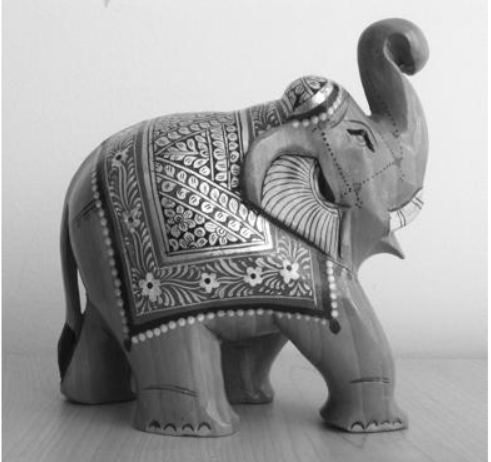
%> input picture Test Images/Eleph.png, 491 x 462 px
$ octave brisk_acc_angle.m   (GNU Octave 9; MATLAB toolbox functions it lacks are replaced by stand-ins)
%> lines starting %> are read from the running program, lines starting %| are printed output that depends on the picture; long printed decimals are rounded
clc
clear all
%Reading the Reference Scene
a=imread('eleph.png');
%> a is the input picture: size 462x491x3 uint8; min 9, max 255, mean 157.1

%converting the images to grayscale
b=rgb2gray(a);
c=imrotate(b,50);
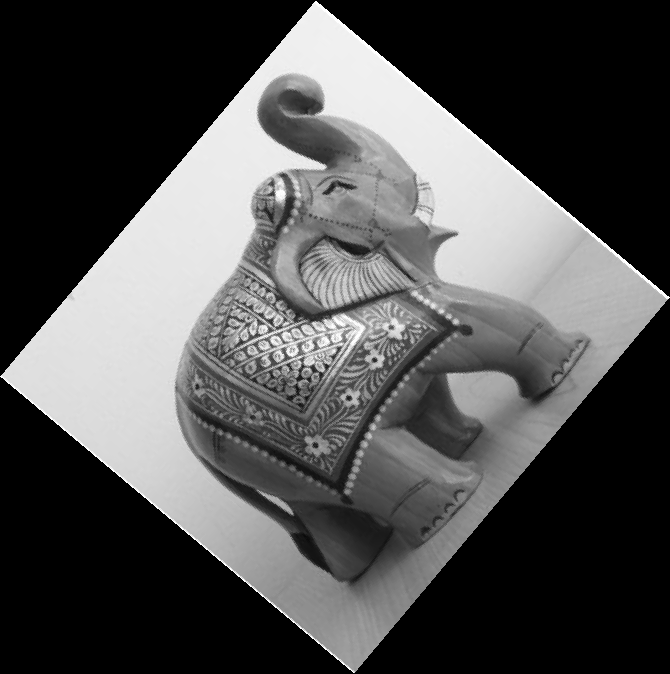
%> c: size 674x670 uint8; min 0, max 255, mean 78.9

%Detect Surf Features from both the Reference and target Image
tic
bpoints=detectBRISKFeatures(b);
%> bpoints = 758 points; strongest (x, y): (253, 277), (208, 282), (208, 282), (252, 213), (290, 269)
btpoints=detectBRISKFeatures(c);
%> btpoints = 882 points; strongest (x, y): (375, 359), (350, 398), (376, 361), (349, 397), (254, 335)
toc
%Plotting the surf features of Scene Image
figure;
imshow(b);
title('Strongest Feature Points from Input Image');
hold on;
%Selecting 300 strong features among all features from scene image
plot(selectStrongest(bpoints,size(bpoints,1)));
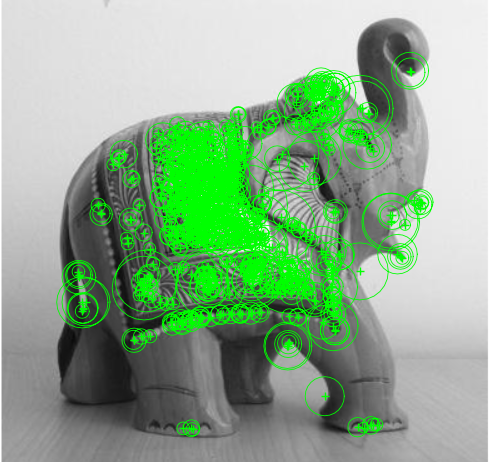
%> figure redrawn from the program's plot data; its title reads 'Strongest Feature Points from Input Image'

%Plotting the surf features of Target Image
figure;
imshow(c);
title('Strongest Feature Points from Altered Image');
hold on;
%Selecting 100 strong features among all features from Target Image
plot(selectStrongest(btpoints,size(btpoints,1)));
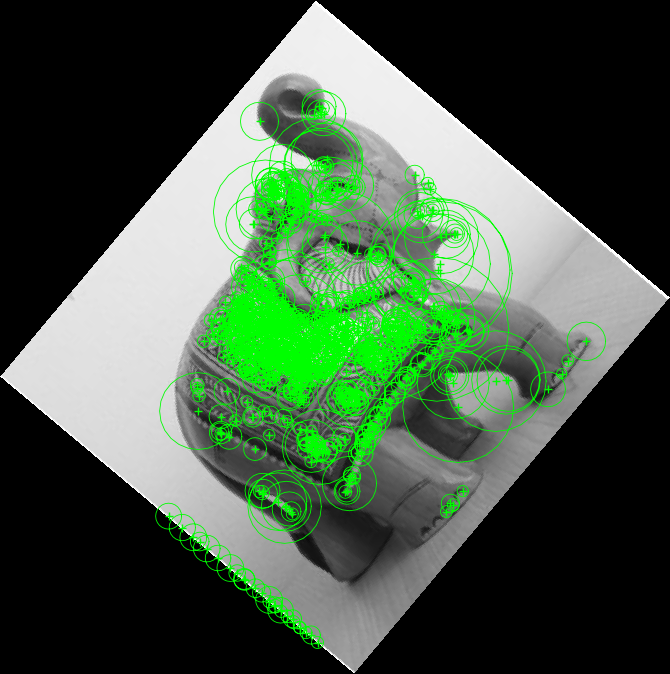
%> figure redrawn from the program's plot data; its title reads 'Strongest Feature Points from Altered Image'

%Extracting the Descriptors from both images
[btFeatures, btpoints] = extractFeatures(c, btpoints);
[bFeatures, bpoints] = extractFeatures(b, bpoints);

%Matching the features using their descriptors.
tPairs = matchFeatures(btFeatures, bFeatures);
%> tPairs = 173 rows, first 12: [4 15; 5 6; 7 199; 9 3; 13 212; 22 12; 23 17; 24 7; 28 38; 29 51; 30 64; 32 73]

%Displaying putatively matched features.
matchedAltPoints = btpoints(tPairs(:, 1), :);
%> matchedAltPoints = 173 points; strongest (x, y): (326, 321), (454, 234), (279, 195), (326, 167), (314, 367)
matchedInpPoints = bpoints(tPairs(:, 2), :);
%> matchedInpPoints = 173 points; strongest (x, y): (252, 213), (290, 269), (317, 99), (317, 99), (401, 257)
figure;

%Display multiple image frames as rectangular montage
showMatchedFeatures(c , b, matchedAltPoints, ...
    matchedInpPoints, 'montage');
title('Matched Points (Including Outliers)');
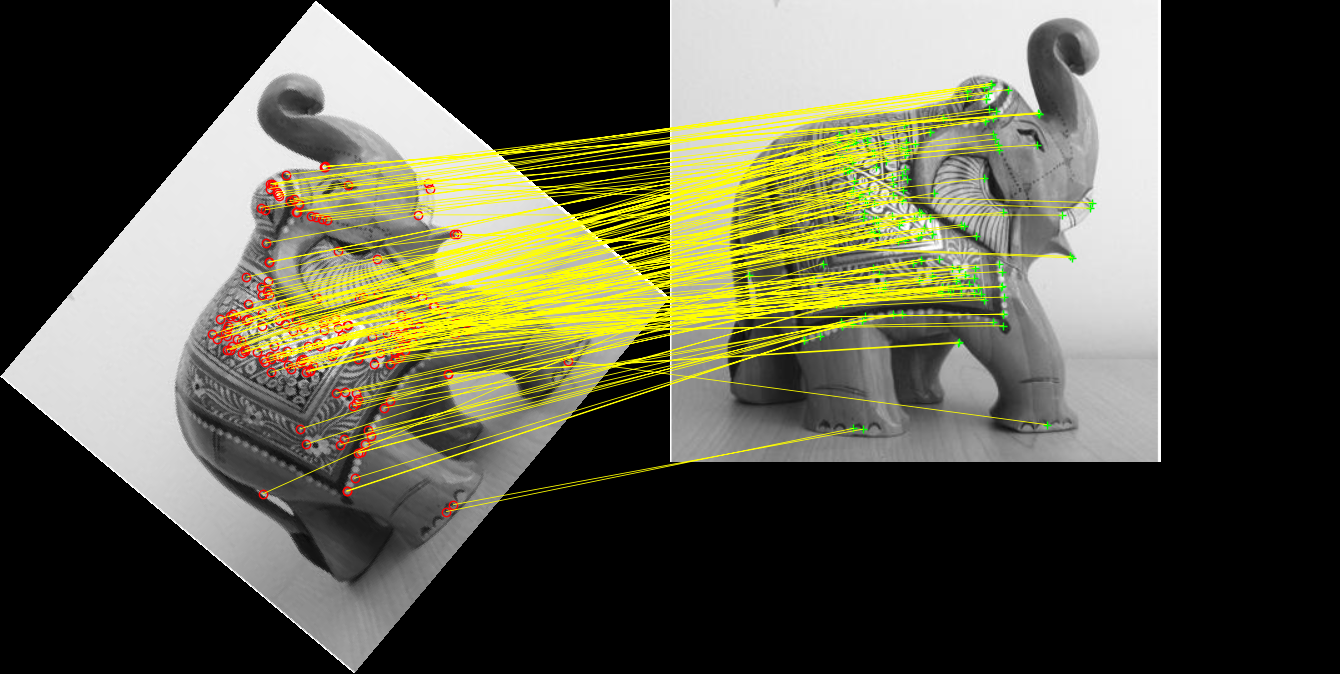
%> figure redrawn from the program's plot data; its title reads 'Matched Points (Including Outliers)'
[tform, inlierIdx] = ...
    estimateGeometricTransform2D(matchedAltPoints, matchedInpPoints,'affine');
%> tform = transform with T = [0.642 0.765 0; -0.766 0.644 0; 289 -242.4 1]; inlierIdx = 173 logical values, 155 true
inliertpoints   = matchedAltPoints(inlierIdx, :);
%> inliertpoints = 155 points; strongest (x, y): (326, 321), (326, 167), (314, 367), (342, 339), (393, 328)
inlierpoints = matchedInpPoints(inlierIdx, :);
%> inlierpoints = 155 points; strongest (x, y): (252, 213), (290, 269), (334, 315), (334, 315), (370, 114)
Accuracy=100*size(inlierpoints)/size(matchedAltPoints);
%> Accuracy = 89.6
fprintf('Image 1: %d\nImage 2: %d\nAccuracy : %f\n',size(bpoints,1),size(btpoints,1),Accuracy);
%| Image 1: 758
%| Image 2: 882
%| Accuracy : 89.596

$ run again, with Test Images/scene.png copied over Test Images/Eleph.png
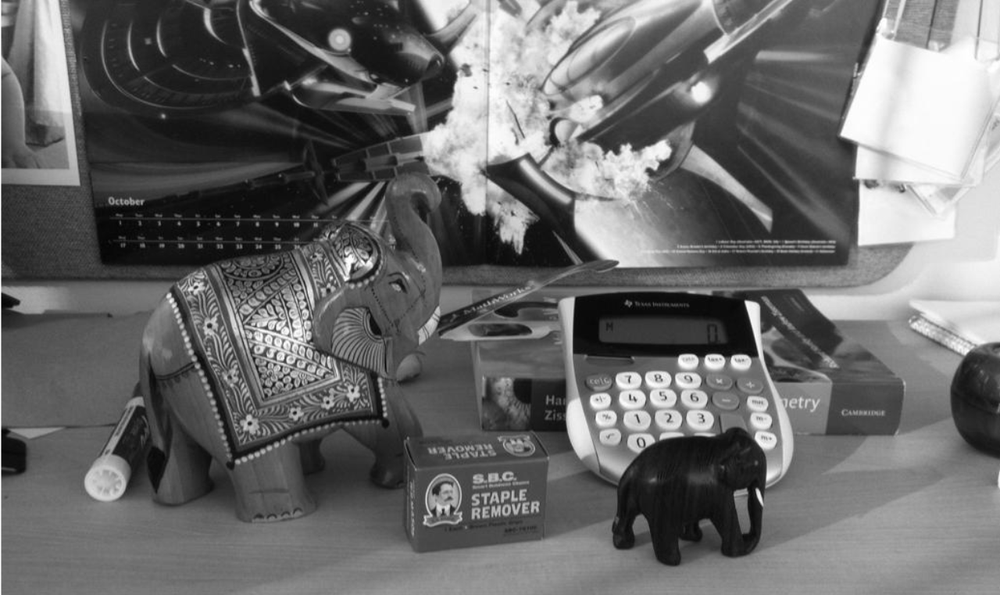
%> input picture Test Images/scene.png, 1000 x 595 px, shrunk from 1280 x 761 before the run
%> a is the input picture: size 595x1000x3 uint8; min 0, max 255, mean 105.9
%> bpoints = 1799 points; strongest (x, y): (749, 304), (750, 306), (748, 304), (758, 493), (746, 303)
%> btpoints = 2236 points; strongest (x, y): (715, 389), (286, 438), (714, 390), (716, 388), (287, 438)
%> `plot(selectStrongest(btpoints,size(btpoints,1)));`:
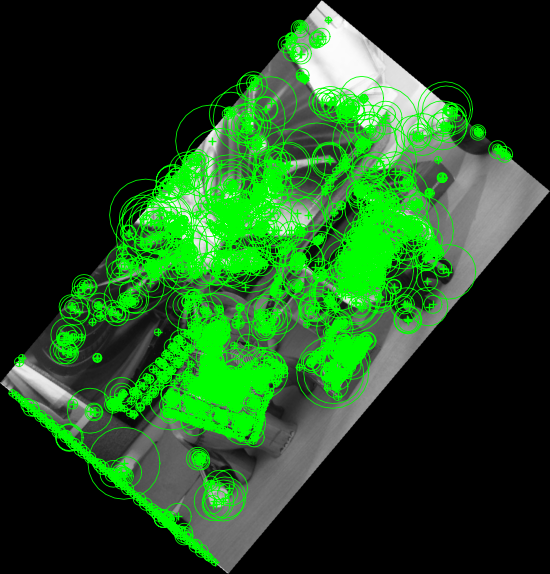
%> figure redrawn from the program's plot data; shown at 1/2 size; its title reads 'Strongest Feature Points from Altered Image'
%> tPairs = 639 rows, first 12: [1 3; 4 6; 7 10; 8 17; 9 20; 10 19; 13 63; 17 61; 22 450; 26 896; 28 353; 31 140]
%> matchedAltPoints = 639 points; strongest (x, y): (867, 503), (864, 502), (644, 206), (864, 502), (548, 379)
%> matchedInpPoints = 639 points; strongest (x, y): (758, 493), (759, 492), (759, 492), (649, 171), (845, 134)
%> `title('Matched Points (Including Outliers)');`:
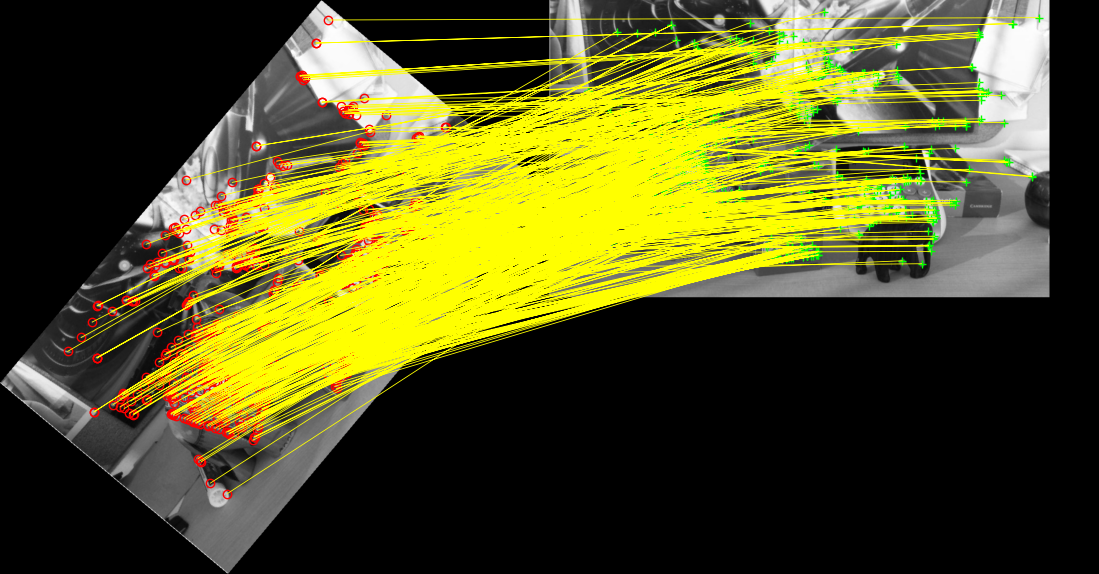
%> figure redrawn from the program's plot data; shown at 1/2 size; its title reads 'Matched Points (Including Outliers)'
%> tform = transform with T = [0.643 0.766 0; -0.766 0.642 0; 587.5 -491.9 1]; inlierIdx = 639 logical values, 544 true
%> inliertpoints = 544 points; strongest (x, y): (864, 502), (644, 206), (864, 502), (548, 379), (514, 391)
%> inlierpoints = 544 points; strongest (x, y): (759, 492), (759, 492), (649, 171), (845, 134), (843, 134)
%> Accuracy = 85.13
%| Image 1: 1799
%| Image 2: 2236
%| Accuracy : 85.133
